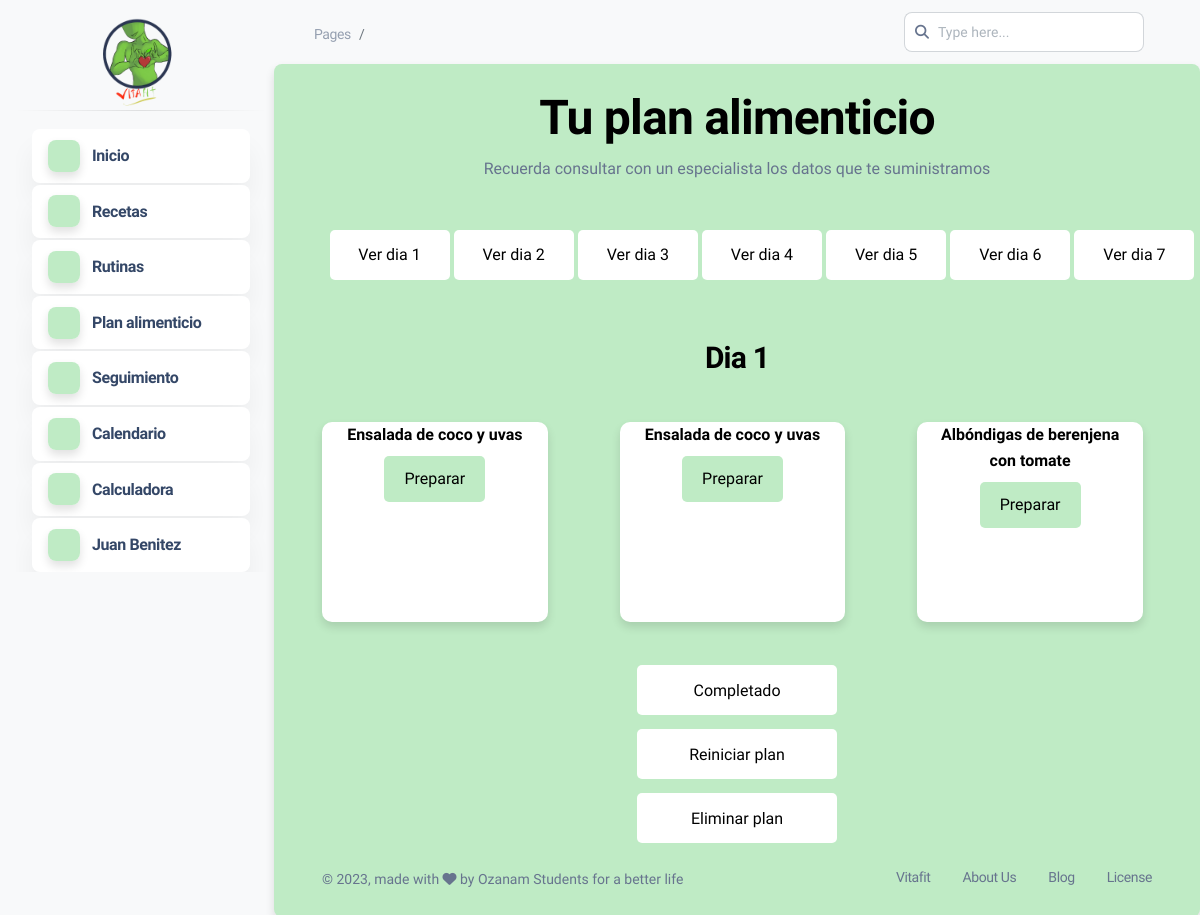
The page /dashboard.php?mod=palimenticio_pro (signed in) on the database its author committed.
### tables this page shows
CREATE TABLE `receta` (
  `id_receta` int(1) NOT NULL,
  `nombre` varchar(50) NOT NULL,
  `descripcion` varchar(15000) NOT NULL,
  `video` blob NOT NULL,
  `ingredientes` varchar(1000) NOT NULL,
  `imagen` mediumblob NOT NULL
);

### modulos/plan/palimenticio_pro.php (the view, shortened to what this page needs)
<center>
<h1>Tu plan alimenticio</h1>
<p>Recuerda consultar con un especialista los datos que te suministramos </p>
<div class="row">
  <form action="dashboard.php?mod=palimenticio_pro" method="POST" class="col-md-1 form_dias">
    <button type="submit" class="btn_dias" name="btn_dias">Ver dia 1</button>
  </form>
  <form action="dashboard.php?mod=palimenticio_pro" method="POST" class="col-md-1 form_dias">
    <button type="submit" class="btn_dias" name="btn_dias">Ver dia 2</button>
  </form>
  <form action="dashboard.php?mod=palimenticio_pro" method="POST" class="col-md-1 form_dias">
    <button type="submit" class="btn_dias" name="btn_dias">Ver dia 3</button>
  </form>
  <form action="dashboard.php?mod=palimenticio_pro" method="POST" class="col-md-1 form_dias">
    <button type="submit" class="btn_dias" name="btn_dias">Ver dia 4</button>
  </form>
  <form action="dashboard.php?mod=palimenticio_pro" method="POST" class="col-md-1 form_dias">
    <button type="submit" class="btn_dias" name="btn_dias">Ver dia 5</button>
  </form>
  <form action="dashboard.php?mod=palimenticio_pro" method="POST" class="col-md-1 form_dias">
    <button type="submit" class="btn_dias" name="btn_dias">Ver dia 6</button>
  </form>
  <form action="dashboard.php?mod=palimenticio_pro" method="POST" class="col-md-1 form_dias">
    <button type="submit" class="btn_dias" name="btn_dias">Ver dia 7</button>
  </form>
</div>
<br>
<?php
      if(isset($_POST["btn_dias"])){
        $dia=$_POST['dia'];
        $documento=$_SESSION['documento'];
        $consulta = mysqli_query($conexion,"SELECT * FROM plan_alimenticio WHERE numero_identificacion LIKE '%$documento%';") or die ($conexion."Error en la consulta");
        if($fila=mysqli_fetch_array($consulta)){
          $numero_plan=$fila['id_plan'];
          $consulta_lista = mysqli_query($conexion,"SELECT * FROM lista_plan WHERE id_plan = '$numero_plan' AND dia_consumo = '$dia';") or die ($conexion."Error en la consulta");
          $cantidad = mysqli_num_rows($consulta_lista);
          if($cantidad > 0){
            ?>
            <h3><?php echo "Dia ",$dia;?></h3>
            <div class="row">
            <?php
            while($fila=mysqli_fetch_array($consulta_lista)){
                $receta=$fila['id_receta'];
                $cumplida=$fila['completada'];
                $consulta=mysqli_query($conexion,"SELECT * FROM receta WHERE id_receta = '$receta';") or die ($conexion."Error en la consulta");
                while($fila=mysqli_fetch_array($consulta)){
                  ?>
                  <br>
                  <br><br>
                  <div class="receta col-md-3 col-lg-3 col-sm-3 col-xs-3 shadow-md">
                  <div class="nombre_receta">
                    <h6><?php echo $fila['nombre'];?></h6>
                  </div>
                    <?php
                    if($cumplida==2){
                      ?>
                    <div>
                    <p>Realizada</p>
                    </div>
                      <?php
                    }else{
                      ?>
                      <form method="post"action="dashboard.php?mod=info_receta">
                      <input type="text" class="form-control" name="nombre_receta" value="<?php echo $fila['nombre'];?>" hidden>
                      <button type="submit" class="btn_consulta" name="btn_receta">Preparar</button>
                      </form>
                      <?php
                    }
                    ?>
                  </div>
                  <?php
                }
              }
              ?>
              </div>
              <form action="dashboard.php?mod=palimenticio_pro" method="POST">
                <input type="text" name="dia" value="<?php echo $dia; ?>" hidden>
                <input type="text" name="id_plan" value="<?php echo $numero_plan; ?>" hidden>
                <button type="submit" name="btn_completado" class="btn_cambios">Completado</button>
              </form>
              <form action="dashboard.php?mod=palimenticio_pro" method="POST">
                <input type="text" name="id_plan" value="<?php echo $numero_plan; ?>" hidden>
                <button type="submit" name="btn_reiniciar" class="btn_cambios">Reiniciar plan</button>
              </form>
              <form action="dashboard.php?mod=palimenticio_pro" method="POST">
                <input type="text" name="id_plan" value="<?php echo $numero_plan; ?>" hidden>
                <button type="submit" name="btn_eliminar" class="btn_eliminar">Eliminar plan</button>
              </form>
              <?php
            }
          }
        }else{
          $documento=$_SESSION['documento'];
        $consulta = mysqli_query($conexion,"SELECT * FROM plan_alimenticio WHERE numero_identificacion LIKE '%$documento%';") or die ($conexion."Error en la consulta");
        if($fila=mysqli_fetch_array($consulta)){
          $numero_plan=$fila['id_plan'];
          $consulta_lista = mysqli_query($conexion,"SELECT * FROM lista_plan WHERE id_plan = '$numero_plan' AND dia_consumo = '1';") or die ($conexion."Error en la consulta");
          $cantidad = mysqli_num_rows($consulta_lista);
          if($cantidad > 0){
            ?>
            <h3><?php echo "Dia 1";?></h3>
            <div class="row">
            <?php
            while($fila=mysqli_fetch_array($consulta_lista)){
                $receta=$fila['id_receta'];
                $cumplida=$fila['completada'];
                $consulta=mysqli_query($conexion,"SELECT * FROM receta WHERE id_receta = '$receta';") or die ($conexion."Error en la consulta");
                while($fila=mysqli_fetch_array($consulta)){
                  ?>
                  <br>
                  <br><br>
                  <div class="receta col-md-3 col-lg-3 col-sm-3 col-xs-3 shadow-md">
                  <div class="nombre_receta">
                    <h6><?php echo $fila['nombre'];?></h6>
                  </div>
                  <?php
                    if($cumplida==2){
                      ?>
                    <div>
                    <p>Realizada</p>
                    </div>
                      <?php
                    }else{
                      ?>
                      <form method="post"action="dashboard.php?mod=info_receta">
                      <button type="submit" class="btn_consulta" name="btn_receta">Preparar</button>
                      </form>
                      <?php
                    }
                    ?>
                  </div>
                  <?php
                }
              }
              ?>
              </div>
              <form action="dashboard.php?mod=palimenticio_pro" method="POST">
                <button type="submit" name="btn_completado" class="btn_cambios">Completado</button>
              </form>
              <form action="dashboard.php?mod=palimenticio_pro" method="POST">
                <button type="submit" name="btn_reiniciar" class="btn_cambios">Reiniciar plan</button>
              </form>
              <form action="dashboard.php?mod=palimenticio_pro" method="POST">
                <button type="submit" name="btn_eliminar" class="btn_eliminar">Eliminar plan</button>
              </form>
              <?php
            }
          }
        }
?>
</center>

### modulos/plan/palimenticio_pro.php (style rules this page uses)
.receta { background-color:#fff; height: 200px; margin: 4%; border-radius: 10px; }
.btn_consulta { background-color:#BFEBC5; padding:10px 20px; color: black; border: none; border-radius: 5px; font-size: 16px; cursor: pointer; transition: transform 0.3s ease; }
.btn_dias { background-color:#fff; width: 120px; height: 50px; color: black; border: none; border-radius: 5px; font-size: 16px; cursor: pointer; margin:7px; transition: transform 0.3s ease; }
.btn_cambios { background-color:#fff; width: 200px; height: 50px; color: black; border: none; border-radius: 5px; font-size: 16px; cursor: pointer; margin:7px; transition: transform 0.3s ease; }
.btn_eliminar { background-color:white; width: 200px; height: 50px; color: black; border: none; border-radius: 5px; font-size: 16px; cursor: pointer; margin:7px; transition: transform 0.3s ease; }
.form_dias { margin: 24.5px; }

### rows shown on the page
receta: nombre "Ensalada de coco y uvas"
receta: nombre "Albóndigas de berenjena con tomate"

### other values the page prints
$_SESSION['primer_nombre'] "Juan"
$_SESSION['primer_apellido'] "Benitez"
